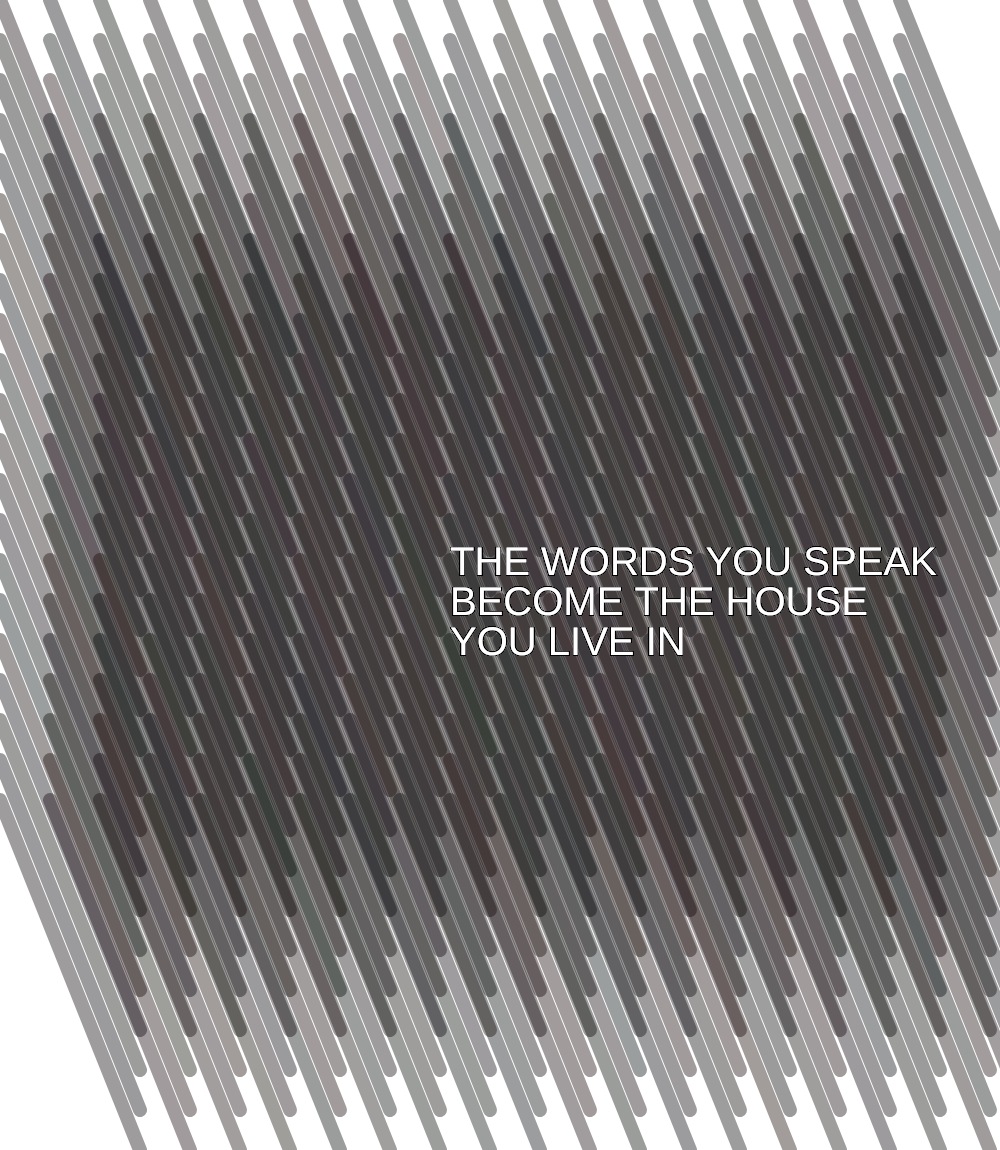
Frame 1 (no input)
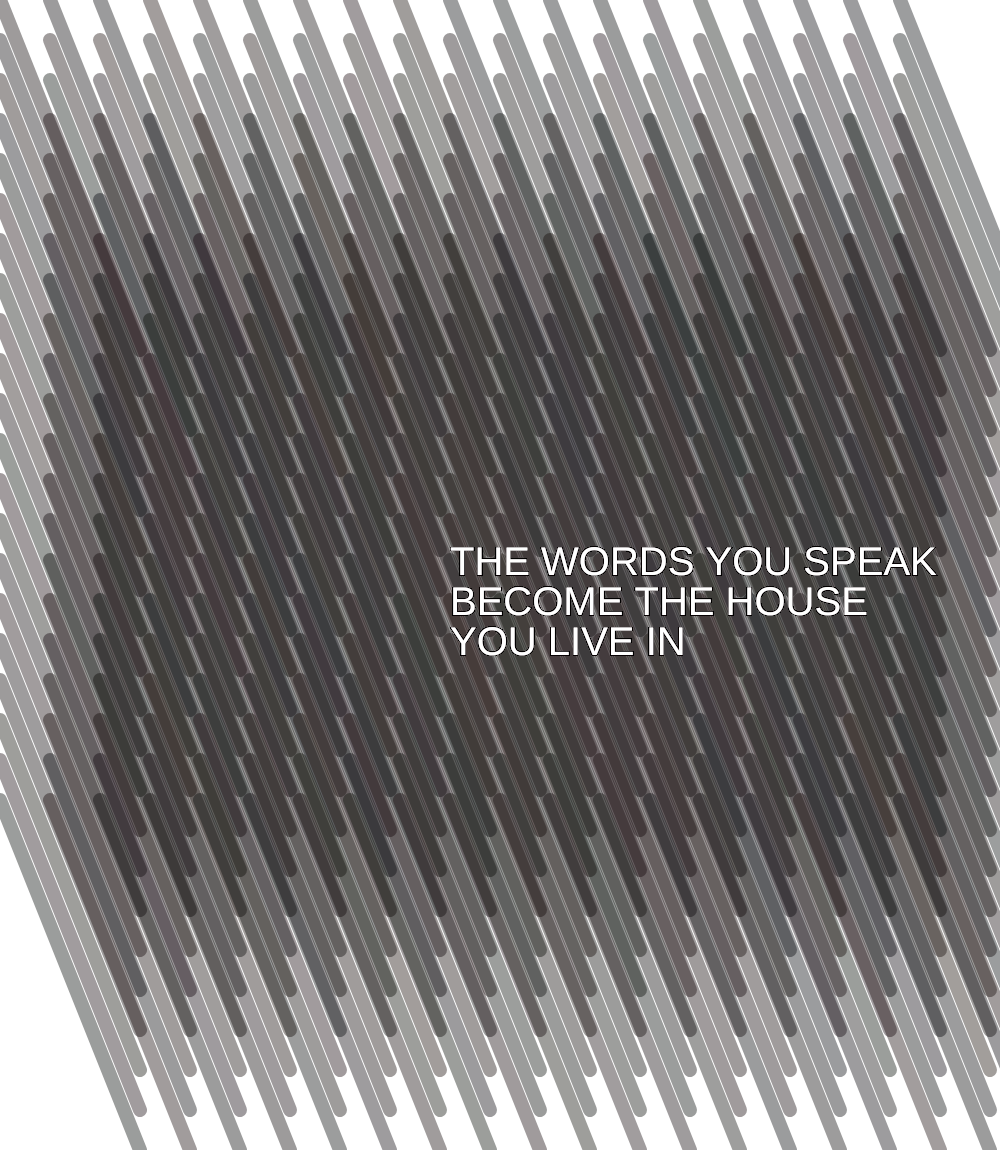
Frame 2 (the mouse pressed at the canvas centre, redrawn once)

The p5.js sketch that drew these frames (run headless with seeded random() and noise() and a simulated clock; the mouse was pressed at the canvas centre and the sketch redrawn once):

// p5.js sketch
// ── sketch.js
let xpos = 0
let ypos = 0
let xoffset = 50
let yoffset = 40


function setup() {
  createCanvas(1000, 1150);
  noLoop()
}


function draw() {
  background('white');
  
   for (let i = 0; i < 19; i++){
    for (let j = 0; j < 21; j++){

    strokeWeight(1)
      textSize(40)
      fill('white')
      text("THE WORDS YOU SPEAK",width/2-50,height/2)
      text("BECOME THE HOUSE",width/2-50,height/2+40)
      text("YOU LIVE IN",(width/2)-50,height/2+80)
      
     motif1(i*xoffset,j*yoffset)  
        
}
   }
}

function motif1(xpos,ypos){
  
strokeWeight(14)
  stroke(random(0,20),random(0,10),random(0,10),100)
 line(xpos,ypos,xpos+140,ypos+350)
  
  
}
